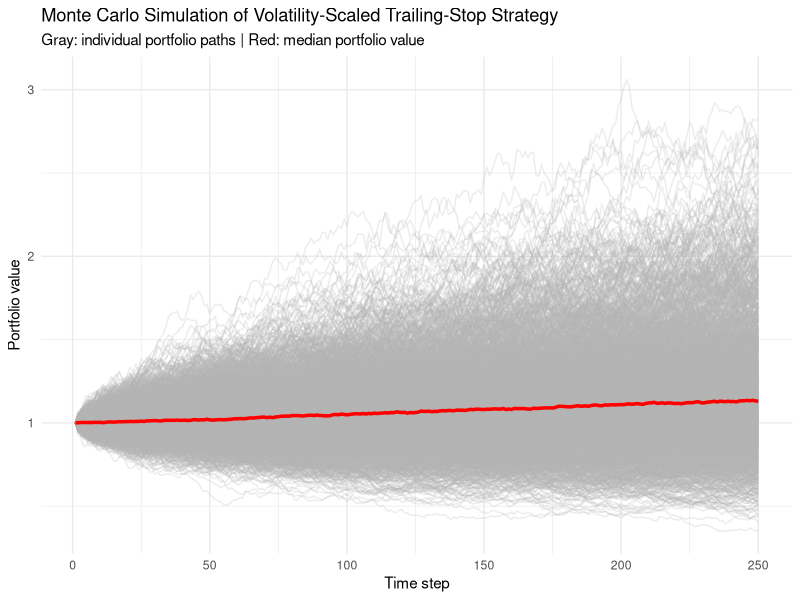

Generate this figure with R:
library(dplyr)
library(zoo)
library(ggplot2)

set.seed(123)

# --- Parameters -------------------------------------------------------------
n_steps  <- 250              # time steps per path
n_paths  <- 2000             # Monte Carlo simulations
mu       <- 0.0005           # drift (set 0 for pure Brownian)
sigma    <- 0.02             # volatility
S0       <- 100
n_vol    <- 20
k        <- 2.5

simulate_path <- function() {
  logS <- log(S0) + cumsum(rnorm(n_steps, mean = mu, sd = sigma))
  S    <- exp(logS)
  df <- data.frame(t = 1:n_steps, S = S)

  df <- df %>%
    mutate(
      logret = c(NA, diff(log(S))),
      vol  = rollapply(logret, n_vol, sd, fill = NA, align = "right"),
      Smax = cummax(S),
      stop = Smax * exp(-k * vol),
      exit = S < stop & lag(S, default = first(S)) >= lag(stop, default = first(stop))
    )

  # --- Portfolio simulation -------------------------------------------------
  # assume always fully invested: compounded simple returns
  ret <- c(0, diff(S) / head(S, -1))
  portfolio <- cumprod(1 + ret)
  df$portfolio <- portfolio
  df$portfolio
}

# --- Run Monte Carlo --------------------------------------------------------
portfolios <- replicate(n_paths, simulate_path())
median_curve <- apply(portfolios, 1, median, na.rm = TRUE)
time <- 1:n_steps

# --- Prepare data for plotting ----------------------------------------------
df_plot <- data.frame(
  t = rep(time, n_paths),
  value = as.vector(portfolios)
)

df_median <- data.frame(t = time, median_value = median_curve)

# --- Plot -------------------------------------------------------------------
ggplot() +
  geom_line(data = df_plot, aes(x = t, y = value, group = rep(1:n_paths, each = n_steps)),
            color = "gray70", alpha = 0.25) +
  geom_line(data = df_median, aes(x = t, y = median_value),
            color = "red", linewidth = 1.2) +
  labs(
    title = "Monte Carlo Simulation of Volatility-Scaled Trailing-Stop Strategy",
    subtitle = "Gray: individual portfolio paths | Red: median portfolio value",
    x = "Time step", y = "Portfolio value"
  ) +
  theme_minimal()
